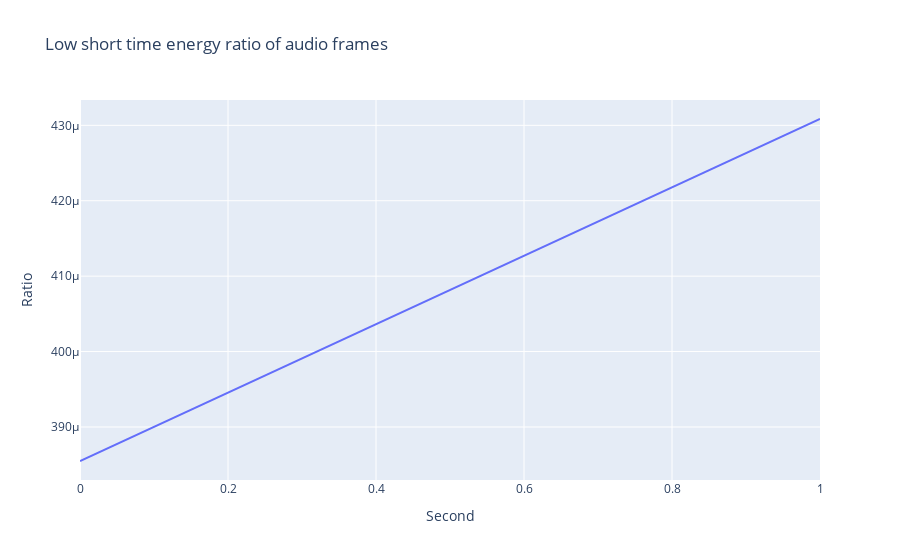

Notebook source saved alongside this figure:
### Code cell
plot_lstr(audio=audio,frame_rate=frame_rate,percent_frame_size=percent_frame_size,percent_hop_length=percent_hop_length)

### Figure 1 — Plotly figure (JSON) as saved in the notebook; plotly's stock layout.template omitted (floating-point values rounded to 4 significant figures)
{"data": [{"mode": "lines", "type": "scatter", "x": [0, 1, 2], "y": [0.0003855, 0.0004308]}], "layout": {"title": {"text": "Low short time energy ratio of audio frames"}, "xaxis": {"anchor": "y", "domain": [0, 1], "title": {"text": "Second"}}, "yaxis": {"anchor": "x", "domain": [0, 1], "title": {"text": "Ratio"}}}}
